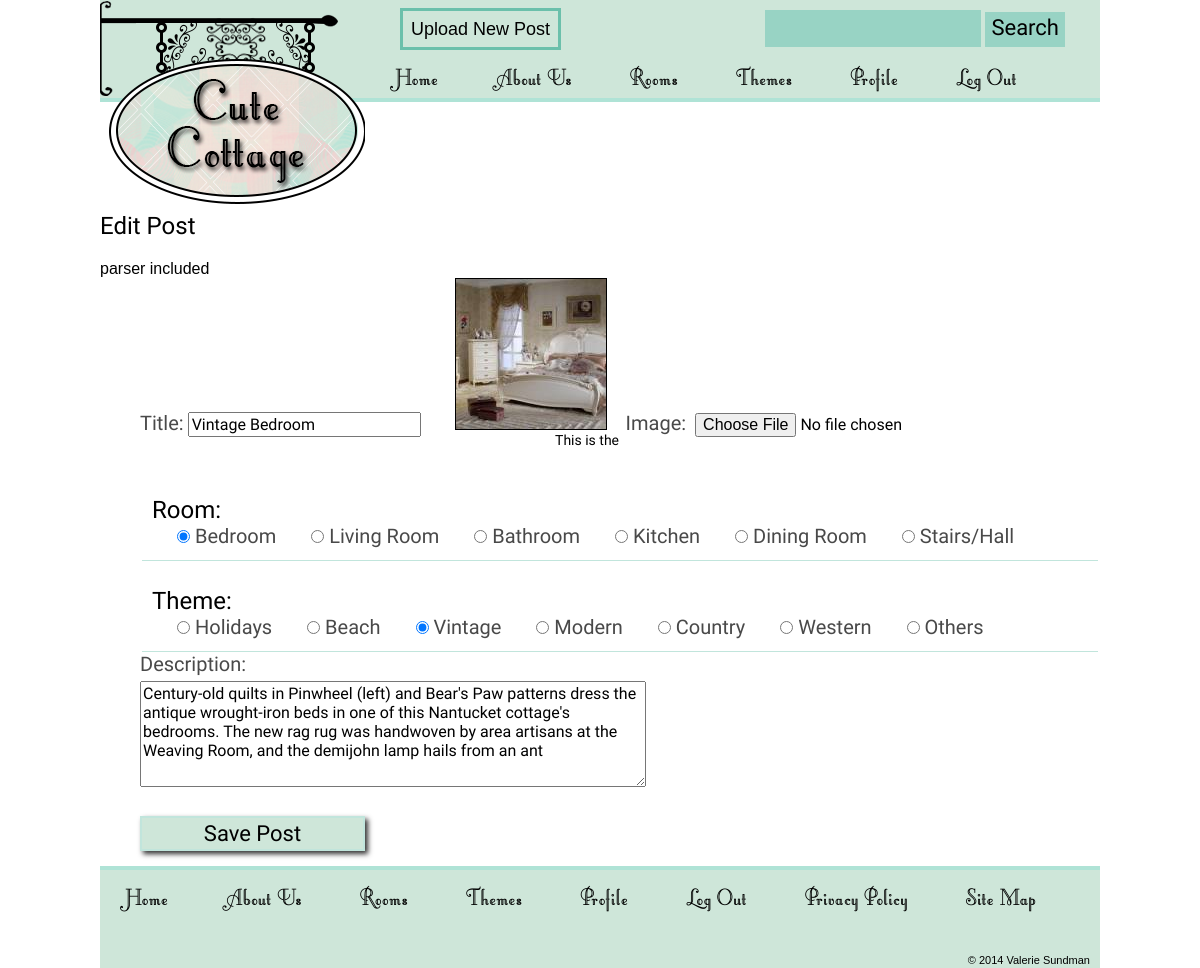
Screenshot of /edit-post.php?post_id=5 (signed in) with the database file from the repository.
### tables this page shows
CREATE TABLE IF NOT EXISTS `posts` (
  `post_id` smallint(6) NOT NULL AUTO_INCREMENT,
  `title` varchar(40) NOT NULL,
  `user_id` smallint(6) NOT NULL,
  `description` varchar(250) NOT NULL,
  `date` date NOT NULL,
  `theme_id` smallint(6) NOT NULL,
  `room_id` smallint(6) NOT NULL,
  `weeklydecor` tinyint(1) NOT NULL,
  `image_key` varchar(40) NOT NULL,
  PRIMARY KEY (`post_id`)
);

CREATE TABLE IF NOT EXISTS `rooms` (
  `room_id` smallint(6) NOT NULL AUTO_INCREMENT,
  `name` varchar(25) NOT NULL,
  PRIMARY KEY (`room_id`)
);

CREATE TABLE IF NOT EXISTS `themes` (
  `theme_id` smallint(6) NOT NULL AUTO_INCREMENT,
  `name` varchar(25) NOT NULL,
  PRIMARY KEY (`theme_id`)
);

### includes/security-check.php (called while the page is built, shortened)
<?php
	$user_id = $_SESSION['user_id'];

### includes/login-parser.php (called while the page is built, shortened)
<?php
$message .= 'parser included';

### includes/functions.php (called while the page is built, shortened)
		<?php
function uploaded_image_path($key, $size_name = 'thumb_img', $is_path = true){
	if($is_path){
		return SITE_PATH . 'uploads/' .$key . '_' . $size_name . '.jpg';
	}else{
		return SITE_URL . 'uploads/' .$key . '_' . $size_name . '.jpg';
	}
}

### edit-post.php (the view, shortened to what this page needs)
<?php
$post_id = $_GET['post_id'];
require('includes/header.php');
require('includes/security-check.php');
include('includes/post-update-upload-parser.php');
$query_post = "SELECT *
				FROM posts
				WHERE user_id = $user_id
				AND post_id = $post_id
				LIMIT 1";
$result_post = $db->query($query_post);
?>
<main>
	<?php
			if($result_post->num_rows == 1){
			$row_post = $result_post->fetch_assoc();
	 ?>
	<h2 class="up">Edit Post</h2>
	<?php echo $message?>
<form action="<?php echo $_SERVER['PHP_SELF'] ?>?post_id=<?php echo $post_id ?>" method="post" id="uploads"enctype="multipart/form-data" >
		<label for="title">Title:</label>
		<input type="text" name="title" id="title" value="<?php echo $row_post['title'];?>">
			<img src="<?php echo uploaded_image_path( $row_post['image_key'], 'thumb_img', false); ?>">
		<label for="image">Image:</label>
		<input type="file" name="uploadedfile" id="image">
			<p>This is the Image you have on file</p>
<fieldset>
			<h2 class="up">Room:</h2>
			<?php
			$query_cats = "SELECT * FROM rooms";
			$result_cats = $db->query($query_cats);
			if( $result_cats->num_rows >= 1 ){
				while( $row = $result_cats->fetch_assoc() ){ ?>
			<label>
				<input type="radio" name="room" value="<?php echo $row['room_id'] ?>" <?php echo $row_post['room_id'] == $row['room_id']? 'checked' : '' ; ?>>
				<?php echo $row['name'] ?>
			</label>
			<?php
				}
			} ?>
		</fieldset>
	<fieldset>
			<h2>Theme:</h2>
			<?php
			$query_cats = "SELECT * FROM themes";
			$result_cats = $db->query($query_cats);
			if( $result_cats->num_rows >= 1 ){
				while( $row = $result_cats->fetch_assoc() ){ ?>
			<label>
				<input type="radio" name="theme" value="<?php echo $row['theme_id'] ?>" <?php echo $row_post['theme_id'] == $row['theme_id']? 'checked' : '' ; ?>>
				<?php echo $row['name'] ?>
			</label>
			<?php
				}
			} ?>
		</fieldset>
		<label for="description">Description:</label>
		<textarea name="description" id="description"><?php echo $row_post['description']; ?></textarea>
		<input type="submit" value="Save Post">
	</form>
	<?php }else{
		echo 'You cannot edit posts you didn\'t write';
		} ?>
</main>
<?php include('includes/footer.php'); ?>

### css/style.css (style rules this page uses)
body { margin: 0 auto; font-family: sans-serif; max-width: 1000px; }
form { float: right; padding: 10px 5px 0 0; }
img { max-height: 100%; max-width: 100%; }
h2.up { font-weight: normal; font-family: 'Open Sans Condensed'; }
form#uploads { width: 960px; padding: 0; margin: 0; font-family: 'Open Sans Condensed'; }
form#uploads label { font-size: 20px; padding-bottom: 5px; color: #494949; ; }
form#uploads input { font-size: 16px; margin-bottom: 15px; min-width: 225px; }
form#uploads input#title { margin-right: 30px; }
form#uploads input#image { margin-left: 5px; }
form#uploads label[for='description'] { display: block; }
form#uploads textarea#description { margin-bottom: 10px; min-height: 100px; min-width: 500px; }
form#uploads fieldset { border-bottom: 1px solid #C1E5DC; border-top: none; border-left: none; border-right: none; }
form#uploads fieldset h2 { font-weight: normal; margin-bottom: 0; }
form#uploads fieldset label, form#uploads fieldset input { padding: 0; margin: 0; display: inline; min-width: 0; padding: 5px; }
form#uploads fieldset label { margin-left: 20px; }
form#uploads input[type=submit] { border: 2px solid #C1E5DC; background-color: #CEE6D9; padding: 3px; display: block; margin-top: 15px; font-size: 22px; box-shadow: 3px 3px 5px #333; }
form#uploads img { border: 1px solid #000; margin-right: 15px; }
form#uploads input + p { display: inline; font-size: 14px; position: relative; top: 15px; right: 450px; }

### rows the page displays
posts: title "Vintage Bedroom", image_key (picture), room_id "☑ Bedroom", room_id "☐ Living Room", room_id "☐ Bathroom", room_id "☐ Kitchen", room_id "☐ Dining Room", room_id "☐ Stairs/Hall", theme_id "☐ Holidays", theme_id "☐ Beach", theme_id "☑ Vintage", theme_id "☐ Modern", theme_id "☐ Country", theme_id "☐ Western", theme_id "☐ Others", description "Century-old quilts in Pinwheel (left) and Bear's Paw patterns dress the antique wrought-iron beds in one of this Nantucket cottage's bedrooms. The new rag rug was handwoven by area artisans at the Weaving Room, and the demijohn lamp hails from an ant"
rooms: name "Bedroom"
rooms: name "Living Room"
rooms: name "Bathroom"
rooms: name "Kitchen"
rooms: name "Dining Room"
rooms: name "Stairs/Hall"
themes: name "Holidays"
themes: name "Beach"
themes: name "Vintage"
themes: name "Modern"
themes: name "Country"
themes: name "Western"
themes: name "Others"

### other values shown
$message "parser included"
